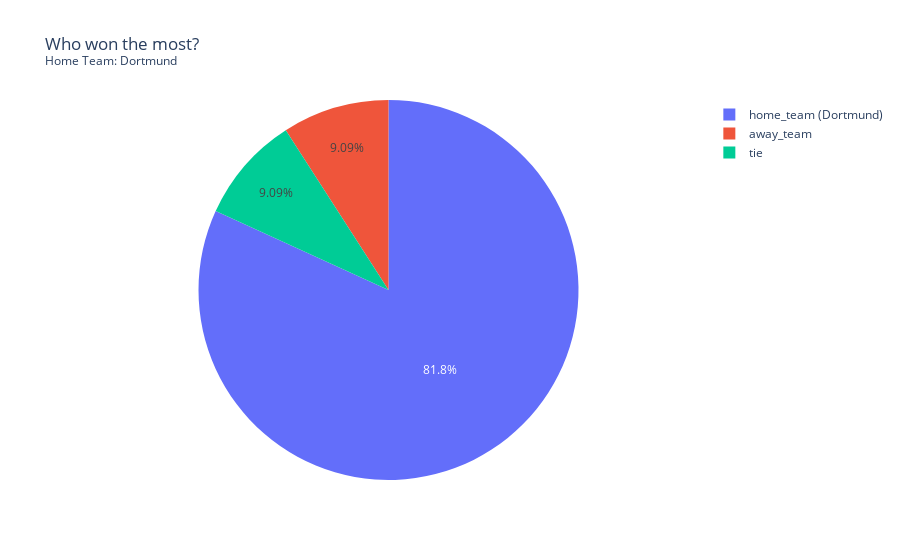

Notebook code cell kept with this figure:
### Code cell
grafico_resultado = who_won_most_by_team('Dortmund')
grafico_resultado.show()

### Figure 1 — Plotly figure (JSON) as saved in the notebook; plotly's stock layout.template omitted (floating-point values rounded to 4 significant figures)
{"data": [{"domain": {"x": [0, 1], "y": [0, 1]}, "hovertemplate": "who=%{label}<br>result=%{value}<extra></extra>", "labels": ["home_team (Dortmund)", "away_team", "tie"], "legendgroup": "", "name": "", "showlegend": true, "type": "pie", "values": [9, 1, 1]}], "layout": {"legend": {"tracegroupgap": 0}, "title": {"text": "Who won the most?<br><sup>Home Team: Dortmund</sup>"}}}
